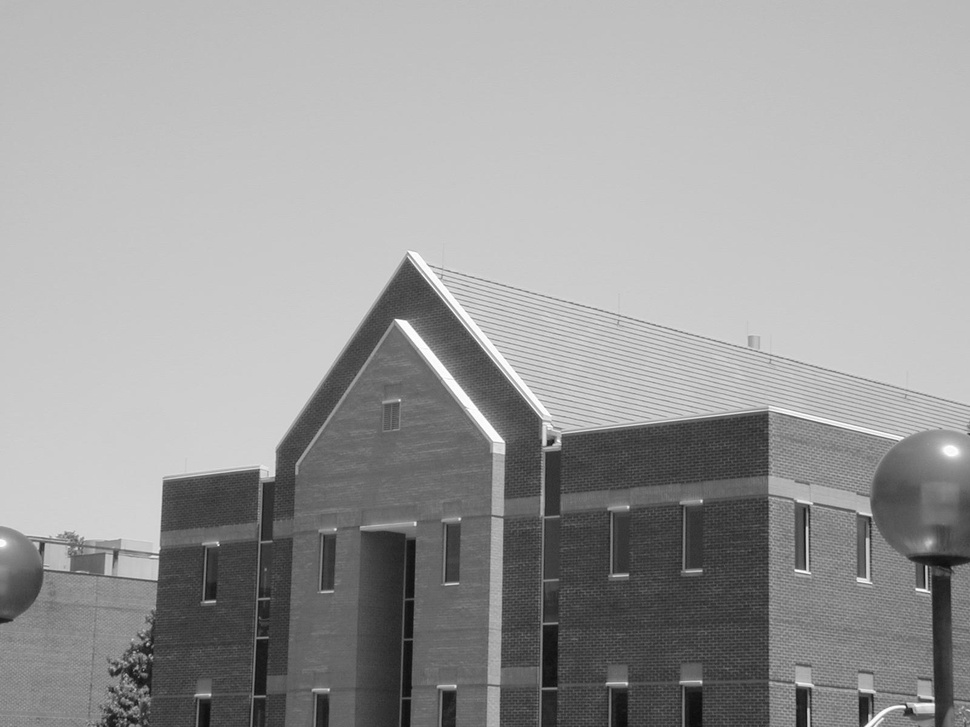
%> input picture 3算法/Algorithms_MathModels/《MATLAB图像处理》源文件/本书源文件/chap4/house.jpg, 970 x 727 px, shrunk from 1600 x 1200 before the run
$ octave chap4_11.m   (GNU Octave 9; MATLAB toolbox functions it lacks are replaced by stand-ins)
%> lines starting %> are read from the running program, lines starting %| are printed output that depends on the picture
close all; 							%关闭当前所有图形窗口，清空工作空间变量，清除工作空间所有变量
clear all;
clc
A=imread('house.jpg');				%读入图像，赋值给A
%> A is the input picture: size 727x970x3 uint8; min 11, max 255, mean 155.4
B=immultiply(A,1.5);					%分别乘以缩放因子1.5和0.5，结果返回给B和C
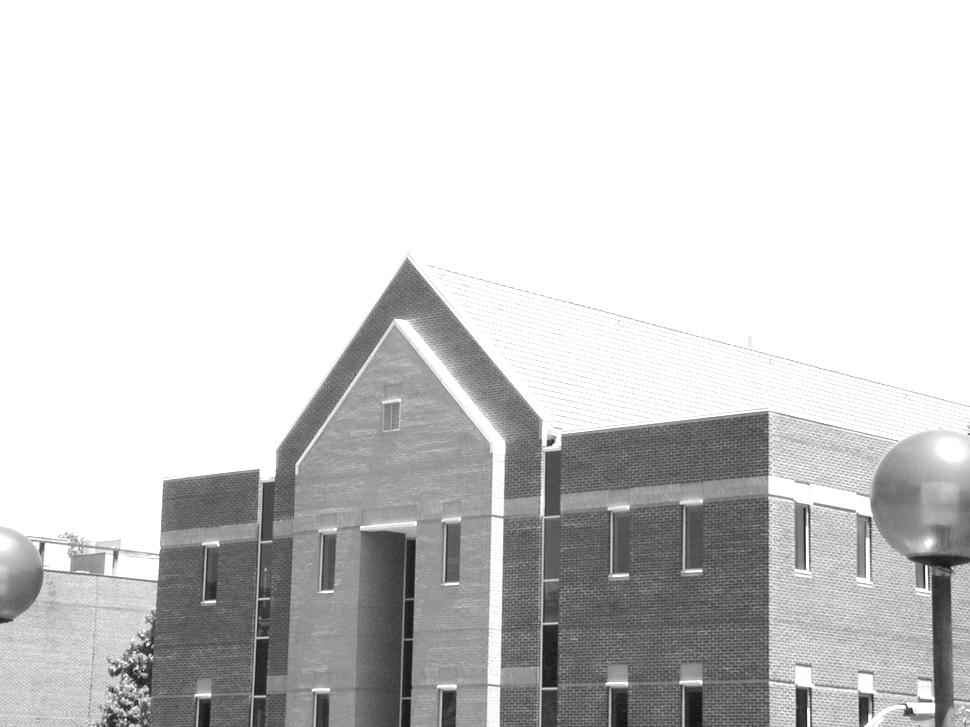
%> B: size 727x970x3 uint8; min 17, max 255, mean 208.5
C=immultiply(A,0.5);
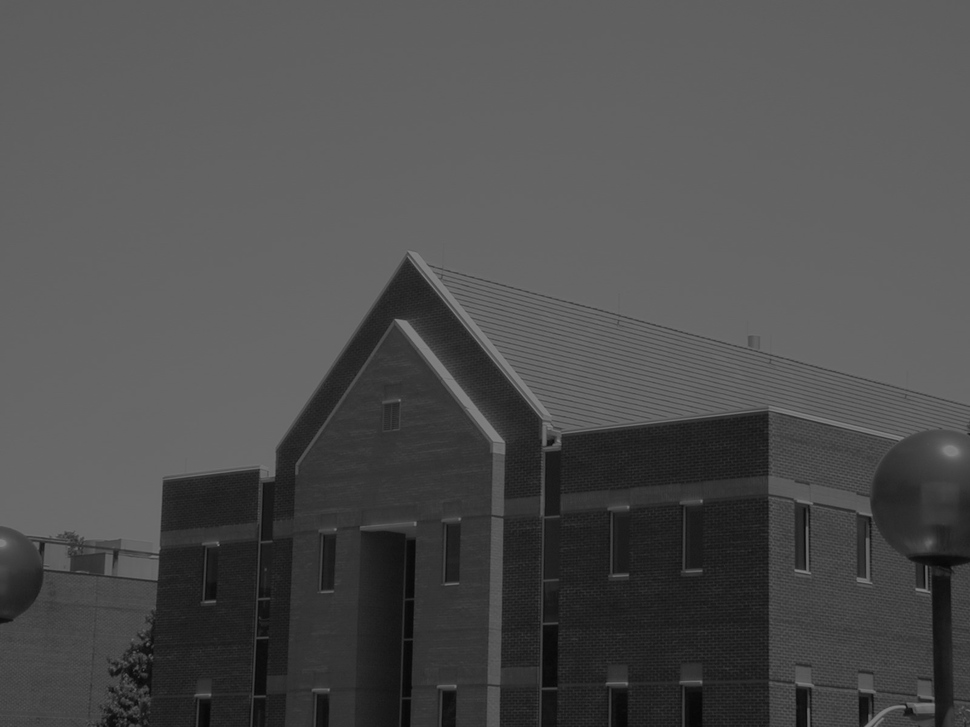
%> C: size 727x970x3 uint8; min 6, max 128, mean 78
set(0,'defaultFigurePosition',[100,100,1000,500]);%修改图形图像位置的默认设置
set(0,'defaultFigureColor',[1 1 1])%修改图形背景颜色的设置
figure(1),
subplot(1,2,1),imshow(B),axis on;%显示乘以缩放因子以后的图像
subplot(1,2,2),imshow(C),axis on;

$ run again, with 3算法/Algorithms_MathModels/《MATLAB图像处理》源文件/本书源文件/chap4/office_2.jpg copied over 3算法/Algorithms_MathModels/《MATLAB图像处理》源文件/本书源文件/chap4/house.jpg
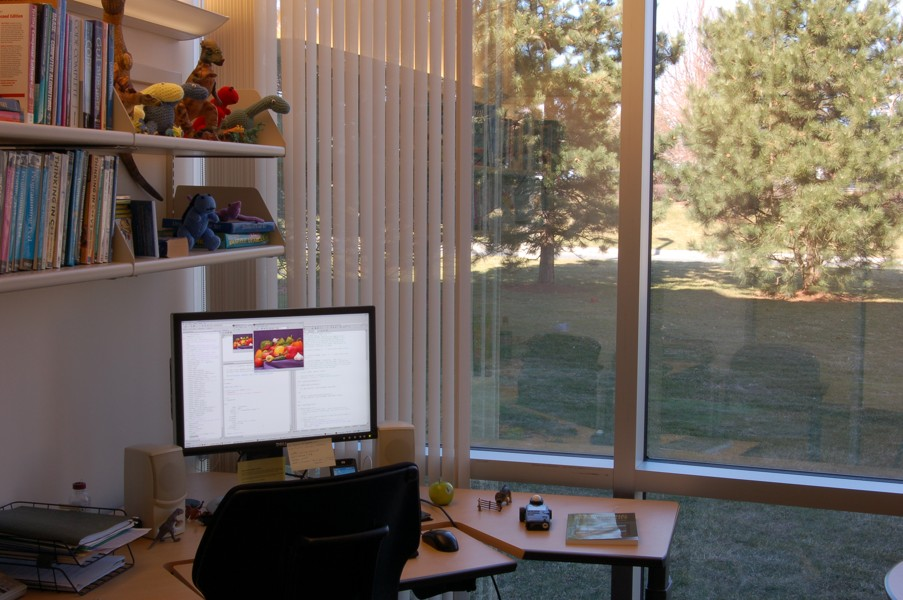
%> input picture 3算法/Algorithms_MathModels/《MATLAB图像处理》源文件/本书源文件/chap4/office_2.jpg, 903 x 600 px
%> A is the input picture: size 600x903x3 uint8; mean R, G, B 113.2, 102.4, 93.5
%> `B=immultiply(A,1.5);`:
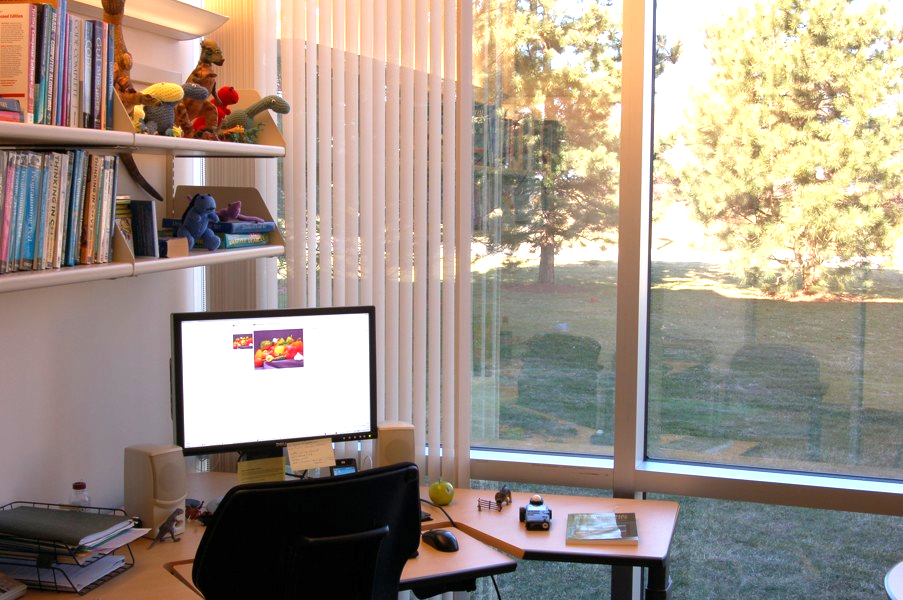
%> B: size 600x903x3 uint8; mean R, G, B 162, 148, 135.3
%> `C=immultiply(A,0.5);`:
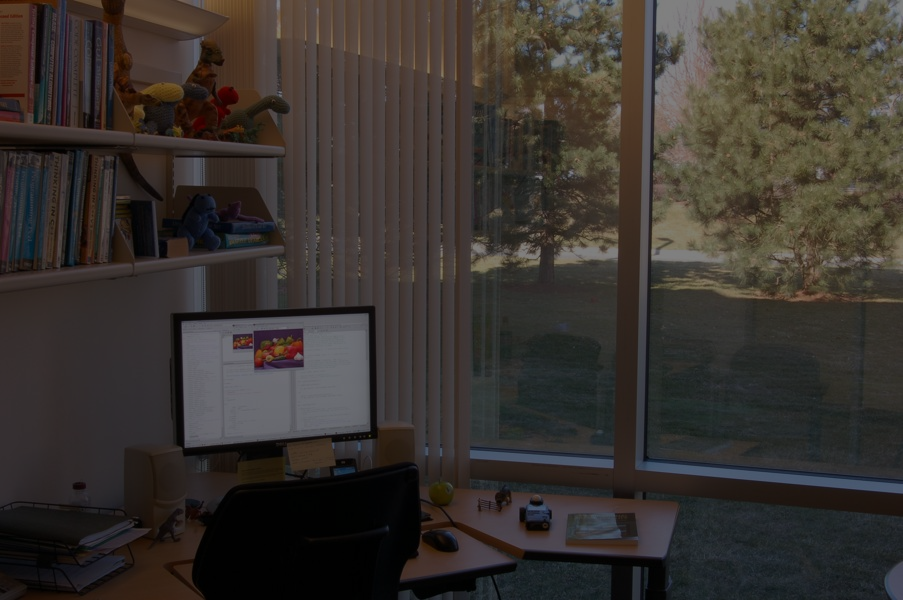
%> C: size 600x903x3 uint8; mean R, G, B 56.8, 51.4, 47
